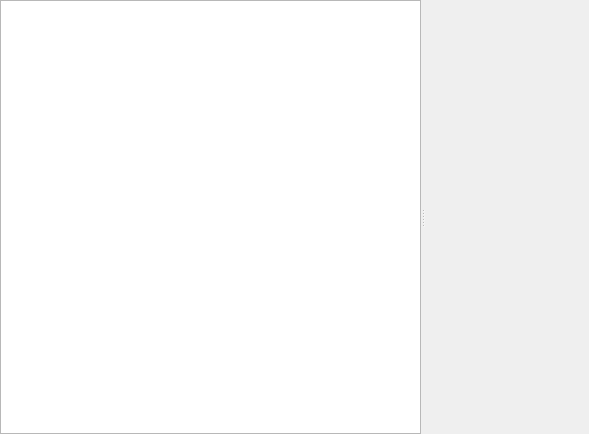
<?xml version="1.0" encoding="UTF-8"?>
<ui version="4.0">
 <class>ResultWizardPage</class>
 <widget class="QWizardPage" name="ResultWizardPage">
  <property name="geometry">
   <rect>
    <x>0</x>
    <y>0</y>
    <width>589</width>
    <height>434</height>
   </rect>
  </property>
  <property name="windowTitle">
   <string>WizardPage</string>
  </property>
  <layout class="QVBoxLayout" name="verticalLayout">
   <property name="leftMargin">
    <number>0</number>
   </property>
   <property name="topMargin">
    <number>0</number>
   </property>
   <property name="rightMargin">
    <number>0</number>
   </property>
   <property name="bottomMargin">
    <number>0</number>
   </property>
   <item>
    <widget class="QSplitter" name="splitter">
     <property name="sizePolicy">
      <sizepolicy hsizetype="Expanding" vsizetype="Expanding">
       <horstretch>0</horstretch>
       <verstretch>0</verstretch>
      </sizepolicy>
     </property>
     <property name="orientation">
      <enum>Qt::Horizontal</enum>
     </property>
     <widget class="QTreeView" name="tvDuplicates"/>
     <widget class="PreviewWidget" name="previewWidget" native="true"/>
    </widget>
   </item>
  </layout>
 </widget>
 <customwidgets>
  <customwidget>
   <class>PreviewWidget</class>
   <extends>QWidget</extends>
   <header>PreviewWidget.h</header>
   <container>1</container>
  </customwidget>
 </customwidgets>
 <resources/>
 <connections/>
</ui>
